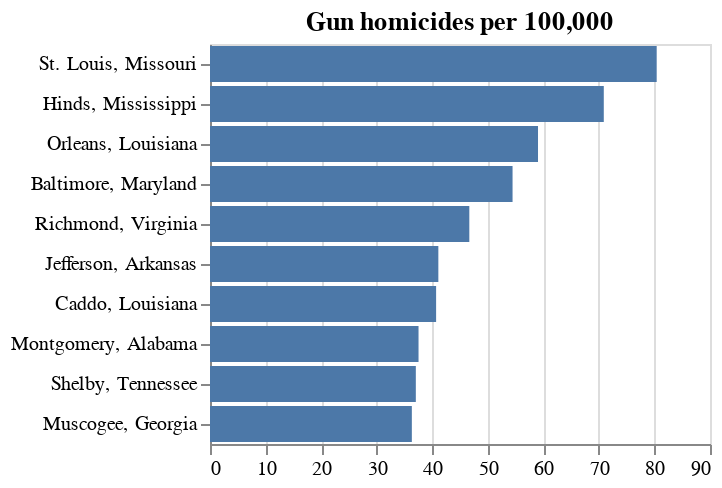

Notebook code for this chart:
### Code cell
alt.Chart(top_counties).mark_bar().encode(
    x=alt.X('total_rate:Q', title=""),
    y=alt.Y('county_state:N', sort='-x', title=""),
).properties(
    width=250,
    height=200,
    title="Gun homicides per 100,000"
)

### Figure 1 — Vega-Lite specification as saved in the notebook (floating-point values rounded to 4 significant figures)
{"config": {"view": {"continuousWidth": 400, "continuousHeight": 300}}, "data": {"name": "data-7e04b87d3be5c6d69ce11560b2149835"}, "mark": "bar", "encoding": {"x": {"field": "total_rate", "title": "", "type": "quantitative"}, "y": {"field": "county_state", "sort": "-x", "title": "", "type": "nominal"}}, "height": 200, "title": "Gun homicides per 100,000", "width": 250, "$schema": "https://vega.github.io/schema/vega-lite/v4.17.0.json", "datasets": {"data-7e04b87d3be5c6d69ce11560b2149835": [{"geoid": "29510", "state": "Missouri", "county": "St. Louis", "county_area": 66.03, "dealers": 7.0, "population": 296600.0, "poverty_pct": 0.2043, "dealer_rate": 0.106, "neighbor_dealers": 104.0, "neighbor_area": 1938.0, "neighbor_dealers_rate": 0.0554, "neighbor_dealers_rate_adj": 0.106, "state_abbr": "MO", "type_manner": "firearm-homicide", "American Indian": 0.0, "Asian": 1.0, "Black": 226.0, "Multiple Races": 1.0, "Pacific Islander": 1.0, "White": 16.0, "county_population": 304700.0, "county_white": 133900.0, "county_black": 138500.0, "county_asian": 10290.0, "county_aian": 623.0, "county_latino": 12530.0, "county_median_income": 45780.0, "white_rate": 11.95, "black_rate": 163.2, "asian_rate": 9.716, "aian_rate": 0.0, "total_rate": 80.4, "county_state": "St. Louis, Missouri"}, {"geoid": "28049", "state": "Mississippi", "county": "Hinds", "county_area": 877.3, "dealers": 22.0, "population": 226900.0, "poverty_pct": 0.204, "dealer_rate": 0.02508, "neighbor_dealers": 75.0, "neighbor_area": 4972.0, "neighbor_dealers_rate": 0.01658, "neighbor_dealers_rate_adj": 0.02508, "state_abbr": "MS", "type_manner": "firearm-homicide", "American Indian": 0.0, "Asian": 0.0, "Black": 153.0, "Multiple Races": 0.0, "Pacific Islander": 0.0, "White": 14.0, "county_population": 235600.0, "county_white": 56870.0, "county_black": 171100.0, "county_asian": 1765.0, "county_aian": 249.0, "county_latino": 3561.0, "county_median_income": 45380.0, "white_rate": 24.62, "black_rate": 89.41, "asian_rate": 0.0, "aian_rate": 0.0, "total_rate": 70.88, "county_state": "Hinds, Mississippi"}, {"geoid": "22071", "state": "Louisiana", "county": "Orleans", "county_area": 350.2, "dealers": 7.0, "population": 377600.0, "poverty_pct": 0.2303, "dealer_rate": 0.01999, "neighbor_dealers": 68.0, "neighbor_area": 6515.0, "neighbor_dealers_rate": 0.01092, "neighbor_dealers_rate_adj": 0.01999, "state_abbr": "LA", "type_manner": "firearm-homicide", "American Indian": 0.0, "Asian": 2.0, "Black": 208.0, "Multiple Races": 0.0, "Pacific Islander": 0.0, "White": 21.0, "county_population": 391200.0, "county_white": 119900.0, "county_black": 229300.0, "county_asian": 11190.0, "county_aian": 492.0, "county_latino": 21450.0, "county_median_income": 43260.0, "white_rate": 17.51, "black_rate": 90.73, "asian_rate": 17.88, "aian_rate": 0.0, "total_rate": 59.04, "county_state": "Orleans, Louisiana"}, {"geoid": "24510", "state": "Maryland", "county": "Baltimore", "county_area": 92.05, "dealers": 7.0, "population": 580300.0, "poverty_pct": 0.2003, "dealer_rate": 0.07604, "neighbor_dealers": 54.0, "neighbor_area": 1270.0, "neighbor_dealers_rate": 0.0448, "neighbor_dealers_rate_adj": 0.07604, "state_abbr": "MD", "type_manner": "firearm-homicide", "American Indian": 0.0, "Asian": 0.0, "Black": 303.0, "Multiple Races": 1.0, "Pacific Islander": 0.0, "White": 24.0, "county_population": 602300.0, "county_white": 164400.0, "county_black": 370700.0, "county_asian": 15020.0, "county_aian": 1575.0, "county_latino": 32630.0, "county_median_income": 52160.0, "white_rate": 14.6, "black_rate": 81.73, "asian_rate": 0.0, "aian_rate": 0.0, "total_rate": 54.46, "county_state": "Baltimore, Maryland"}, {"geoid": "51760", "state": "Virginia", "county": "Richmond", "county_area": 62.46, "dealers": 2.0, "population": 219000.0, "poverty_pct": 0.209, "dealer_rate": 0.03202, "neighbor_dealers": 46.0, "neighbor_area": 681.9, "neighbor_dealers_rate": 0.06449, "neighbor_dealers_rate_adj": 0.03202, "state_abbr": "VA", "type_manner": "firearm-homicide", "American Indian": 0.0, "Asian": 1.0, "Black": 93.0, "Multiple Races": 0.0, "Pacific Islander": 0.0, "White": 13.0, "county_population": 229200.0, "county_white": 94400.0, "county_black": 105000.0, "county_asian": 4741.0, "county_aian": 277.0, "county_latino": 16220.0, "county_median_income": 51420.0, "white_rate": 13.77, "black_rate": 88.6, "asian_rate": 21.09, "aian_rate": 0.0, "total_rate": 46.68, "county_state": "Richmond, Virginia"}, {"geoid": "05069", "state": "Arkansas", "county": "Jefferson", "county_area": 913.8, "dealers": 12.0, "population": 61780.0, "poverty_pct": 0.2078, "dealer_rate": 0.01313, "neighbor_dealers": 92.0, "neighbor_area": 4448.0, "neighbor_dealers_rate": 0.0194, "neighbor_dealers_rate_adj": 0.01313, "state_abbr": "AR", "type_manner": "firearm-homicide", "American Indian": 0.0, "Asian": 1.0, "Black": 23.0, "Multiple Races": 0.0, "Pacific Islander": 0.0, "White": 4.0, "county_population": 68120.0, "county_white": 26090.0, "county_black": 37990.0, "county_asian": 1029.0, "county_aian": 199.0, "county_latino": 1482.0, "county_median_income": 40400.0, "white_rate": 15.33, "black_rate": 60.54, "asian_rate": 97.18, "aian_rate": 0.0, "total_rate": 41.1, "county_state": "Jefferson, Arkansas"}, {"geoid": "22017", "state": "Louisiana", "county": "Caddo", "county_area": 936.8, "dealers": 36.0, "population": 238500.0, "poverty_pct": 0.2287, "dealer_rate": 0.03843, "neighbor_dealers": 104.0, "neighbor_area": 5920.0, "neighbor_dealers_rate": 0.02042, "neighbor_dealers_rate_adj": 0.03843, "state_abbr": "LA", "type_manner": "firearm-homicide", "American Indian": 0.0, "Asian": 1.0, "Black": 91.0, "Multiple Races": 0.0, "Pacific Islander": 0.0, "White": 7.0, "county_population": 243200.0, "county_white": 107800.0, "county_black": 119200.0, "county_asian": 3301.0, "county_aian": 754.0, "county_latino": 6942.0, "county_median_income": 42000.0, "white_rate": 6.494, "black_rate": 76.31, "asian_rate": 30.29, "aian_rate": 0.0, "total_rate": 40.7, "county_state": "Caddo, Louisiana"}, {"geoid": "01101", "state": "Alabama", "county": "Montgomery", "county_area": 799.9, "dealers": 35.0, "population": 218600.0, "poverty_pct": 0.1876, "dealer_rate": 0.04375, "neighbor_dealers": 40.0, "neighbor_area": 4509.0, "neighbor_dealers_rate": 0.01413, "neighbor_dealers_rate_adj": 0.04375, "state_abbr": "AL", "type_manner": "firearm-homicide", "American Indian": 0.0, "Asian": 1.0, "Black": 77.0, "Multiple Races": 0.0, "Pacific Islander": 0.0, "White": 7.0, "county_population": 226500.0, "county_white": 75150.0, "county_black": 130800.0, "county_asian": 6949.0, "county_aian": 311.0, "county_latino": 7997.0, "county_median_income": 51960.0, "white_rate": 9.315, "black_rate": 58.88, "asian_rate": 14.39, "aian_rate": 0.0, "total_rate": 37.54, "county_state": "Montgomery, Alabama"}, {"geoid": "47157", "state": "Tennessee", "county": "Shelby", "county_area": 785.0, "dealers": 64.0, "population": 919200.0, "poverty_pct": 0.1897, "dealer_rate": 0.08153, "neighbor_dealers": 63.0, "neighbor_area": 3943.0, "neighbor_dealers_rate": 0.02686, "neighbor_dealers_rate_adj": 0.08153, "state_abbr": "TN", "type_manner": "firearm-homicide", "American Indian": 1.0, "Asian": 1.0, "Black": 304.0, "Multiple Races": 0.0, "Pacific Islander": 0.0, "White": 41.0, "county_population": 936600.0, "county_white": 330000.0, "county_black": 502400.0, "county_asian": 25420.0, "county_aian": 985.0, "county_latino": 60270.0, "county_median_income": 52090.0, "white_rate": 12.43, "black_rate": 60.51, "asian_rate": 3.933, "aian_rate": 101.5, "total_rate": 37.05, "county_state": "Shelby, Tennessee"}, {"geoid": "13215", "state": "Georgia", "county": "Muscogee", "county_area": 221.0, "dealers": 16.0, "population": 188400.0, "poverty_pct": 0.2004, "dealer_rate": 0.0724, "neighbor_dealers": 37.0, "neighbor_area": 2382.0, "neighbor_dealers_rate": 0.02036, "neighbor_dealers_rate_adj": 0.0724, "state_abbr": "GA", "type_manner": "firearm-homicide", "American Indian": 0.0, "Asian": 0.0, "Black": 62.0, "Multiple Races": 0.0, "Pacific Islander": 0.0, "White": 9.0, "county_population": 195400.0, "county_white": 77770.0, "county_black": 89200.0, "county_asian": 5108.0, "county_aian": 581.0, "county_latino": 15130.0, "county_median_income": 47420.0, "white_rate": 11.57, "black_rate": 69.51, "asian_rate": 0.0, "aian_rate": 0.0, "total_rate": 36.33, "county_state": "Muscogee, Georgia"}]}}
